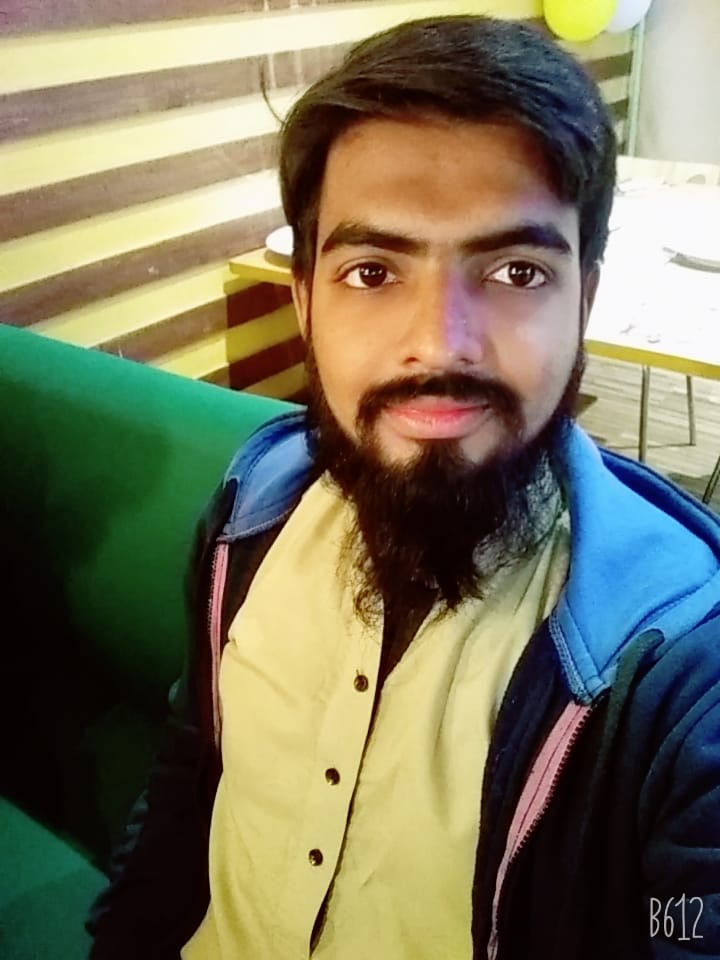
#> input picture shahirzain.jpg, 720 x 960 px
$ jupyter execute Untitled.ipynb
#> lines starting #> are read from the running program, lines starting #| are printed output that depends on the picture; after the words box and inside, x2 and y2 are one past the last pixel; in counts of white or black regions, pixels touching at a corner belong together
[cell 1]
import numpy as np
import cv2 as cv

[cell 2]
face_cascade = cv.CascadeClassifier("haarcascade_frontalface_default .xml")
eye_cascade = cv.CascadeClassifier("haarcascade_eye.xml")

[cell 3]
img = cv.imread("shahirzain.jpg",cv.COLOR_BGR2RGB)
#> img is the input picture: shape (960, 720, 3); mean B, G, R 92.2, 117.3, 120.4
grey = cv.cvtColor(img, cv.COLOR_RGB2GRAY)
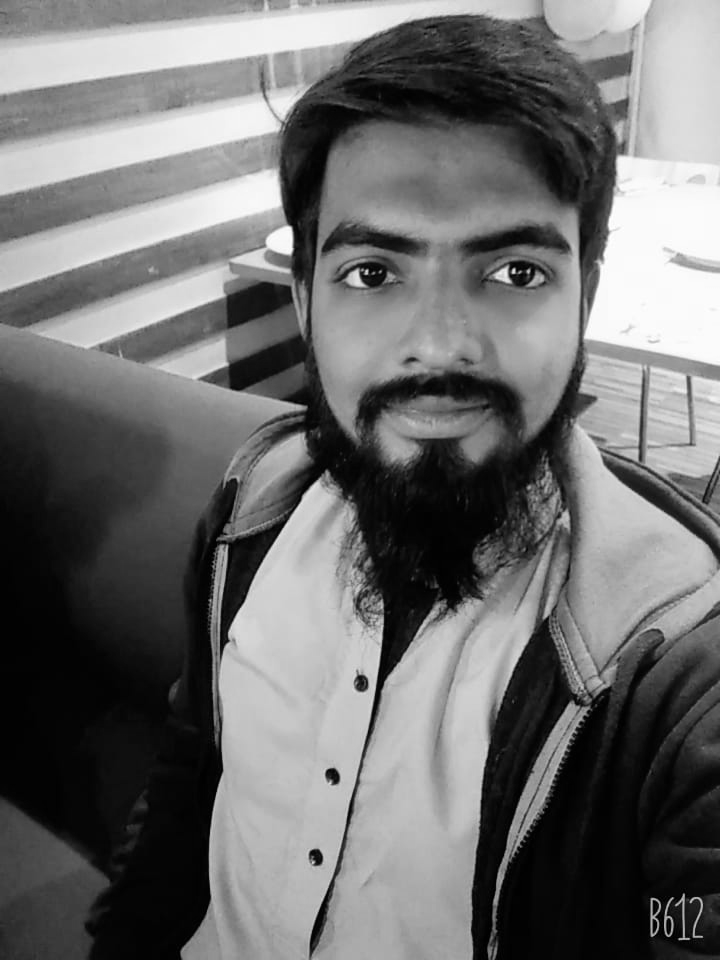
#> grey: shape (960, 720); min 0, max 255, mean 110.2

[cell 4]
faces = face_cascade.detectMultiScale(grey, 1.3, 5)
#> faces = [[252, 123, 384, 384]]

[cell 5]
for x,y,w,h in faces:
    cv.rectangle(img,(x,y),(x+w,y+h),(255,0,0),2)
    roi_gray = grey[y:y+h, x:x+w]
    roi_color = img[y:y+h, x:x+w]
    eyes = eye_cascade.detectMultiScale(roi_gray)
    for (ex,ey,ew,eh) in eyes:
        cv.rectangle(roi_color,(ex,ey),(ex+ew,ey+eh),(0,255,0),2)
#> this loop made 1 pass
#> (x, y, w, h, eyes) on pass 1: (252, 123, 384, 384, [[76, 114, 76, 76], [216, 104, 90, 90]])
#> pass 1, `roi_gray = grey[y:y+h, x:x+w]`:
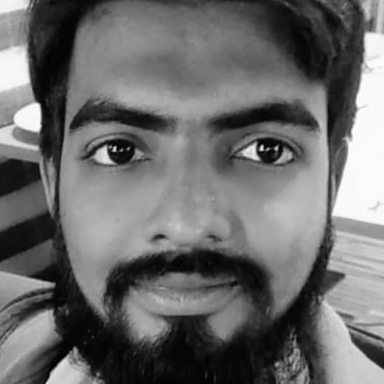
#> roi_gray: shape (384, 384); min 1, max 255, mean 107.5
#> pass 1, `roi_color = img[y:y+h, x:x+w]`:
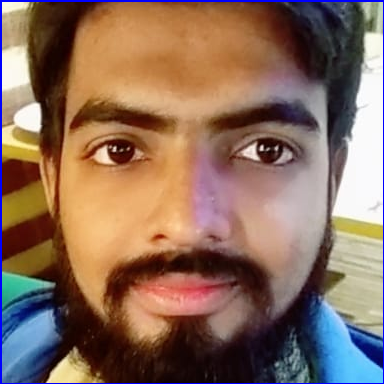
#> roi_color: shape (384, 384, 3); mean B, G, R 92.4, 108.4, 137.4
#> after the loop:
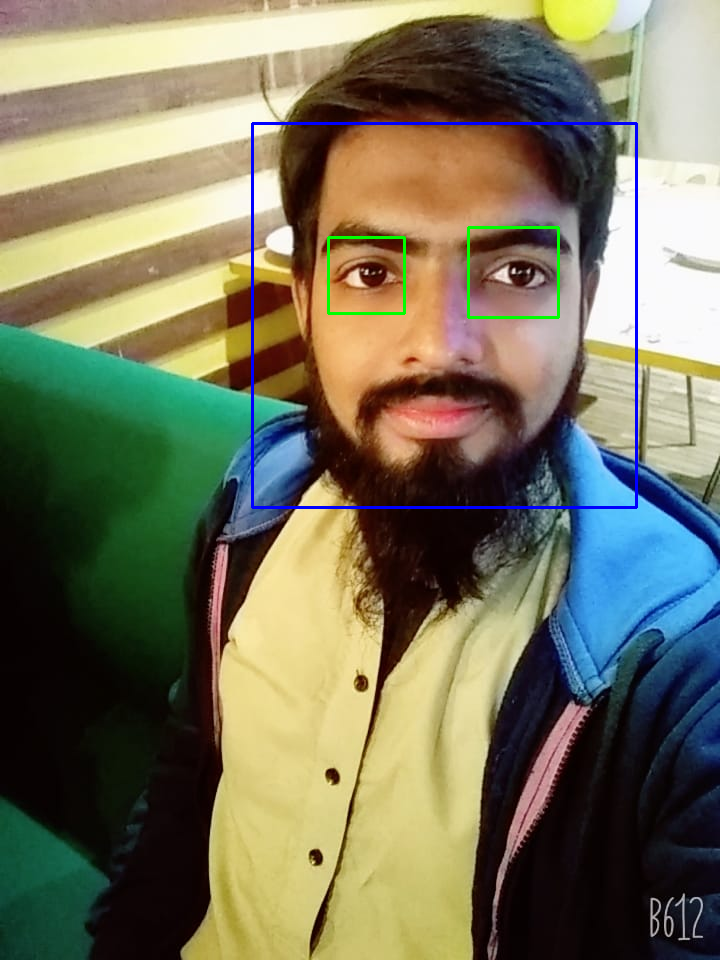
#> img: shape (960, 720, 3); 0.95% of pixels changed, all inside (x1, y1, x2, y2) = (251, 122, 638, 509)
#> after the loop:
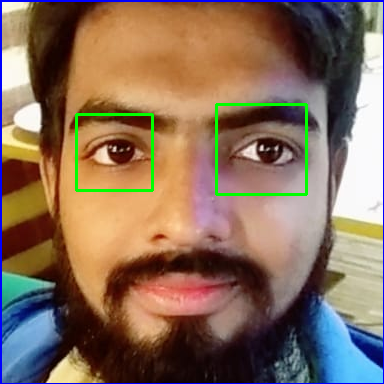
#> roi_color: shape (384, 384, 3); 1.35% of pixels changed, all inside (x1, y1, x2, y2) = (75, 103, 308, 196)
cv.imshow("img",img)
cv.waitKey(0)
cv.destroyAllWindows()

$ run again, with shahir.jpg copied over shahirzain.jpg
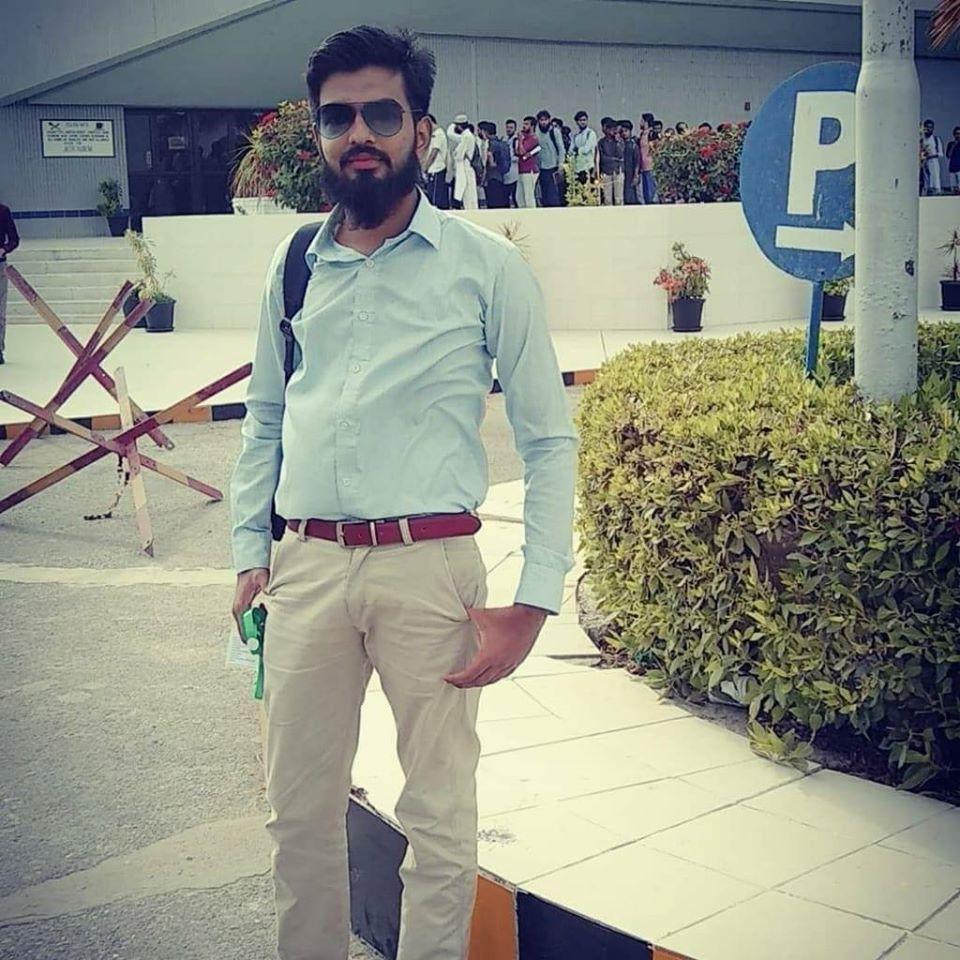
#> input picture shahir.jpg, 960 x 960 px
#> img is the input picture: shape (960, 960, 3); mean B, G, R 134.1, 145.5, 141.7
#> `grey = cv.cvtColor(img, cv.COLOR_RGB2GRAY)`:
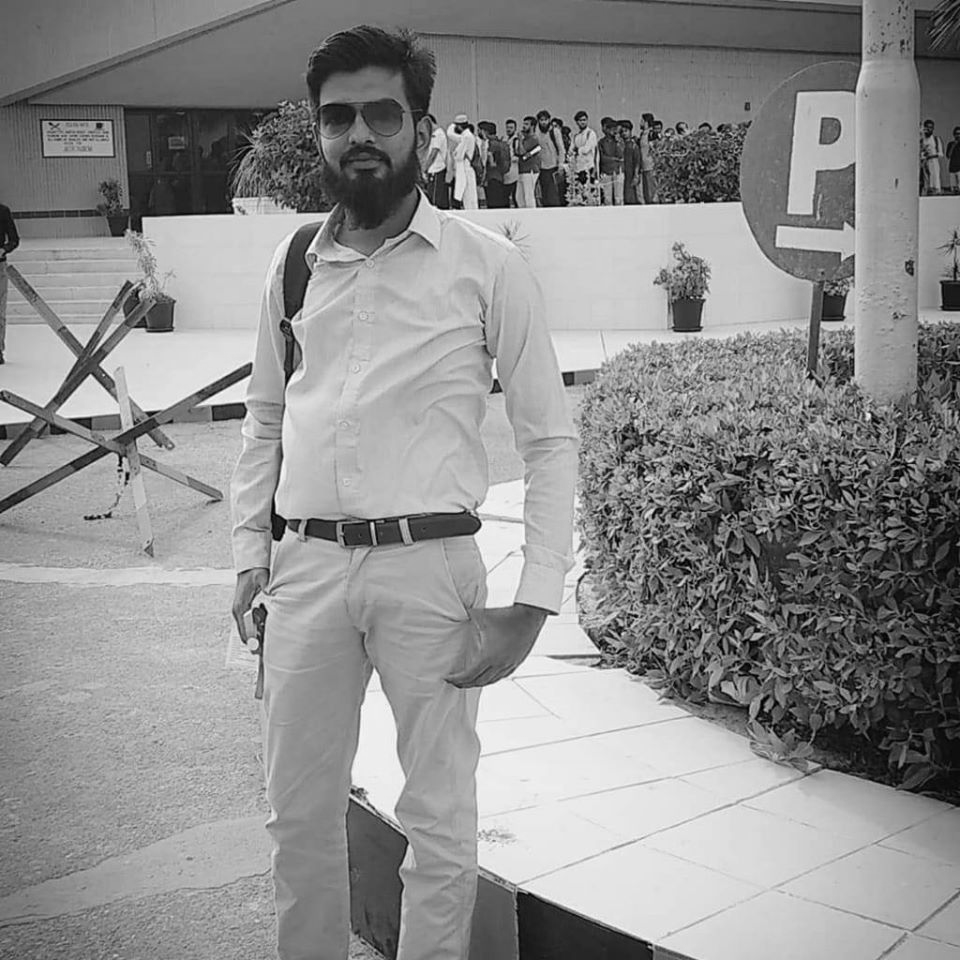
#> grey: shape (960, 960); min 0, max 254, mean 141.7
#> faces = [[298, 68, 128, 128]]
#> the loop `for x,y,w,h in faces:` made 1 pass
#> after the loop `for x,y,w,h in faces:`:
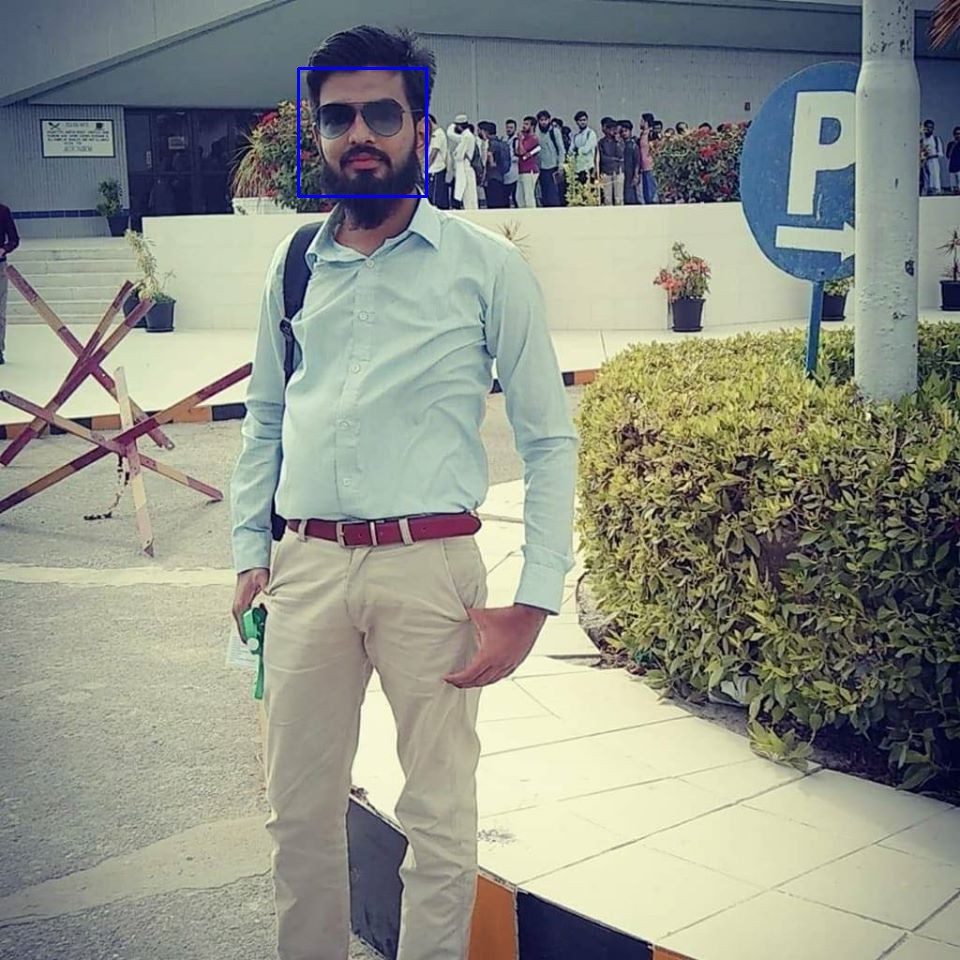
#> img: shape (960, 960, 3); 0.17% of pixels changed, all inside (x1, y1, x2, y2) = (297, 67, 428, 198)
